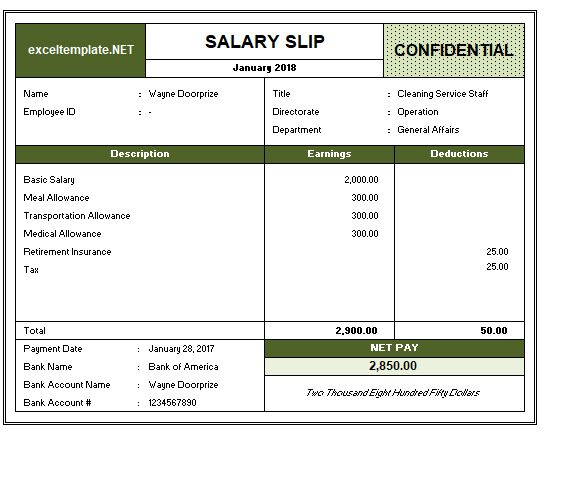
#> input picture salary_slip.jpg, 564 x 478 px
$ python Pytesseract.py
#> lines starting #> are read from the running program, lines starting #| are printed output that depends on the picture
import cv2
import pytesseract
import json
import sqlite3
from pytesseract import Output
import matplotlib.pyplot as plt


image_path = "salary_slip.jpg"
image = cv2.imread(image_path)
#> image is the input picture: shape (478, 564, 3); mean B, G, R 222.7, 227.9, 226.2
gray = cv2.cvtColor(image, cv2.COLOR_BGR2GRAY)
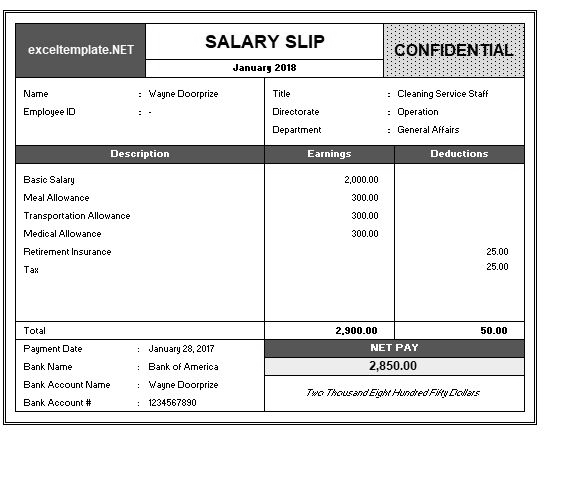
#> gray: shape (478, 564); min 0, max 255, mean 226.8


#> (the run stopped early here; a loop or call above may not have finished)
